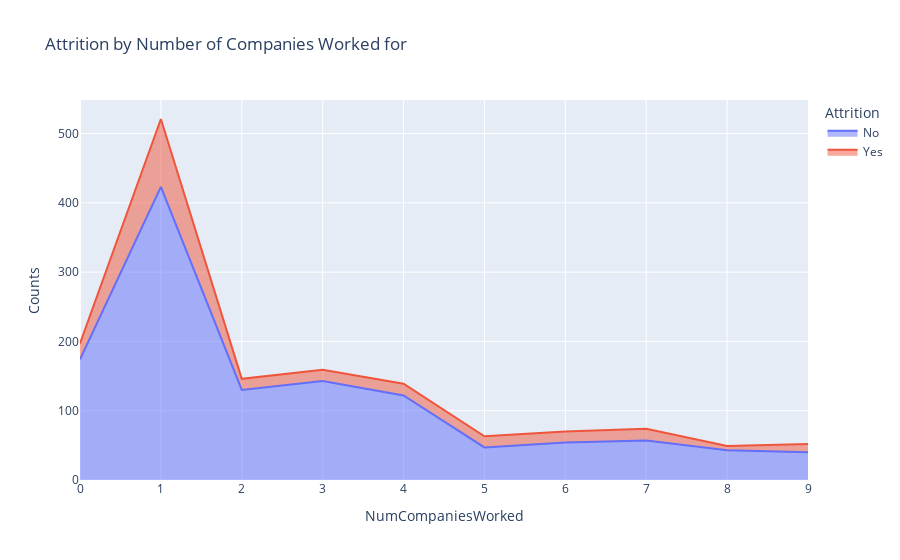

Source (notebook cell):
### Markdown cell above
**Note:** The attrition is maximum between the age groups 28 and 32 ("exploration pahes") and keeps falling with increasing age, as people look for stability in their jobs.

### Code cell
comp_attr = data.groupby(['NumCompaniesWorked','Attrition']).apply(lambda x: x['Attrition'].count()).reset_index(name='Counts')
px.area(comp_attr, x='NumCompaniesWorked', y='Counts', color='Attrition', title='Attrition by Number of Companies Worked for')

### Figure 1 — Plotly figure (JSON) as saved in the notebook; plotly's stock layout.template omitted (floating-point values rounded to 4 significant figures)
{"data": [{"hovertemplate": "Attrition=No<br>NumCompaniesWorked=%{x}<br>Counts=%{y}<extra></extra>", "legendgroup": "No", "line": {"color": "#636efa"}, "mode": "lines", "name": "No", "orientation": "v", "showlegend": true, "stackgroup": "1", "type": "scatter", "x": [0, 1, 2, 3, 4, 5, 6, 7, 8, 9], "xaxis": "x", "y": [174, 423, 130, 143, 122, 47, 54, 57, 43, 40], "yaxis": "y"}, {"hovertemplate": "Attrition=Yes<br>NumCompaniesWorked=%{x}<br>Counts=%{y}<extra></extra>", "legendgroup": "Yes", "line": {"color": "#EF553B"}, "mode": "lines", "name": "Yes", "orientation": "v", "showlegend": true, "stackgroup": "1", "type": "scatter", "x": [0, 1, 2, 3, 4, 5, 6, 7, 8, 9], "xaxis": "x", "y": [23, 98, 16, 16, 17, 16, 16, 17, 6, 12], "yaxis": "y"}], "layout": {"legend": {"title": {"text": "Attrition"}, "tracegroupgap": 0}, "title": {"text": "Attrition by Number of Companies Worked for"}, "xaxis": {"anchor": "y", "domain": [0, 1], "title": {"text": "NumCompaniesWorked"}}, "yaxis": {"anchor": "x", "domain": [0, 1], "title": {"text": "Counts"}}}}
